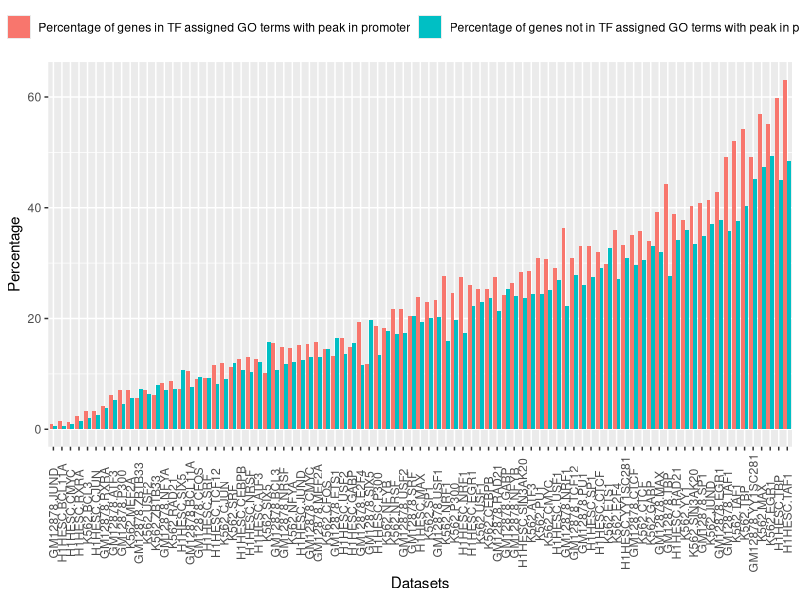

Recreate this plot in R.
## ---- chunk 1
knitr::opts_chunk$set(echo = TRUE)
## ---- chunk 2
library(ggplot2)
library(forcats)
library(tidyr)
dat<-read.csv("./datafiles/Data.for.sup.fig.3.txt",header = T,sep="\t")
dat<-dat[,1:5]
dat$p1<-dat$gene.peak.targetGO/dat$totalgenetargetGO*100
dat$p2<-dat$gene.peak.notargetgene/dat$totalgenenotargetgene*100

datt<-dat%>%gather(types,new,p1:p2)

datt$legend[datt$types=="p1"]<-"Percentage of genes in TF assigned GO terms with peak in promoter"
datt$legend[datt$types=="p2"]<-"Percentage of genes not in TF assigned GO terms with peak in promoter"

ggplot(datt,aes(x=reorder(data, new, FUN = median),y=new,fill=legend)) +
  geom_bar(stat="identity", position=position_dodge()) +
  theme(axis.text.x = element_text(angle = 90,vjust = 0.5,hjust = 0.5)) +
  xlab("Datasets") +
  ylab("Percentage") +
  guides(fill=guide_legend(title="")) +
  theme(legend.position="top") 


